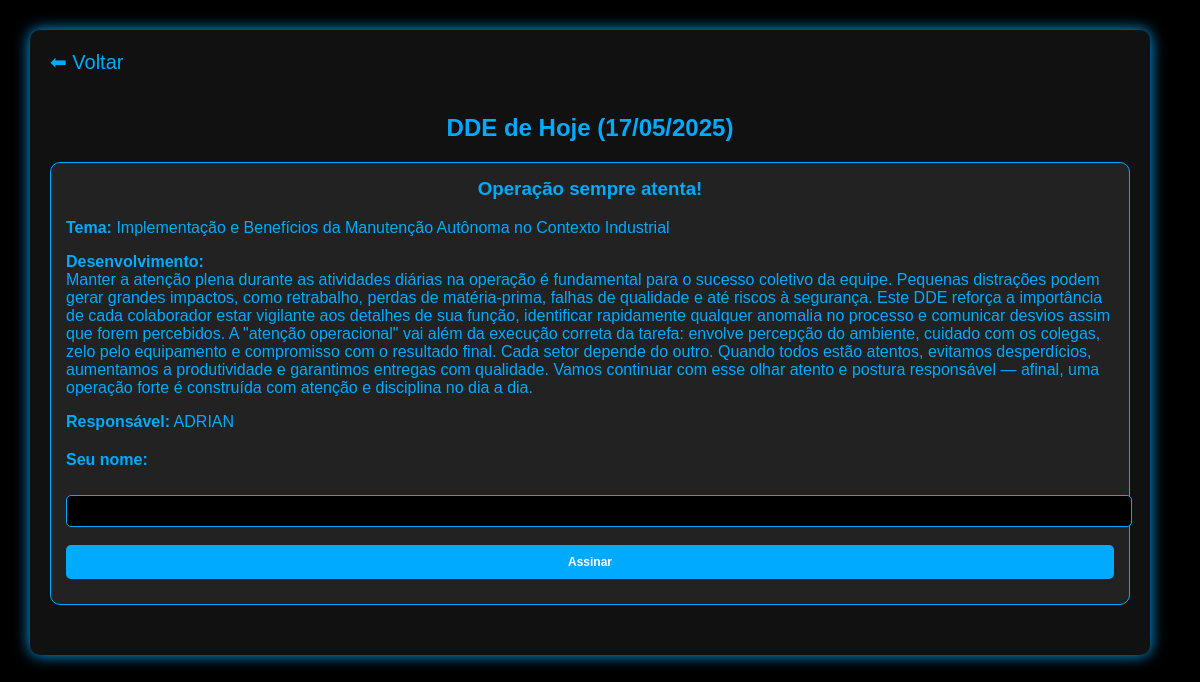
Page /pages/dde_hoje.php on the committed database.
### tables this page shows
CREATE TABLE `tab_dde` (
  `ID_DDE` int NOT NULL AUTO_INCREMENT,
  `DDE_TITULO` varchar(255) NOT NULL,
  `DDE_TEMA` varchar(255) NOT NULL,
  `DDE_DESENVOLVIMENTO` text NOT NULL,
  `DDE_DATA` date NOT NULL,
  `DDE_RESPONSAVEL` varchar(100) NOT NULL,
  PRIMARY KEY (`ID_DDE`)
);

### pages/dde_hoje.php (the view, shortened to what this page needs)
<?php
include('../php/conexao.php');
$dataAtual = date('Y-m-d');
$sql = "SELECT * FROM TAB_DDE WHERE DDE_DATA = '$dataAtual'";
$result = mysqli_query($conn, $sql);
?>
<!DOCTYPE html>
<html lang="pt-br">
<head>
    <link rel="stylesheet" href="../css/style.css">
</head>
<body>
<div class="container">
    <a href="javascript:history.back()" class="voltar-link">⬅ Voltar</a>
    <h2>DDE de Hoje (<?php echo date('d/m/Y'); ?>)</h2>
    <?php
    if (mysqli_num_rows($result) > 0) {
        while ($dde = mysqli_fetch_assoc($result)) {
            echo "<div class='dde-item'>";
            echo "<h3><strong>" . htmlspecialchars($dde['DDE_TITULO']) . "</strong></h3>";
            echo "<p><strong>Tema:</strong> " . htmlspecialchars($dde['DDE_TEMA']) . "</p>";
            echo "<p><strong>Desenvolvimento:</strong><br>" . nl2br(htmlspecialchars($dde['DDE_DESENVOLVIMENTO'])) . "</p>";
            echo "<p><strong>Responsável:</strong> " . htmlspecialchars($dde['DDE_RESPONSAVEL']) . "</p>";
            $usuario_logado = isset($_SESSION['nome']) ? $_SESSION['nome'] : '';
            echo "<form method='POST'>";
            echo "<label for='assinante_nome'><strong>Seu nome:</strong></label><br>";
            echo "<input type='text' name='assinante_nome' value='" . htmlspecialchars($usuario_logado) . "' required>";
            echo "<button type='submit'>Assinar</button>";
            echo "</form>";
            echo "</div>";
        }
    } else {
        echo "<p>Nenhum DDE cadastrado para hoje.</p>";
    }
    ?>
</div>
</body>
</html>

### css/style.css (style rules this page uses)
body { font-family: 'Arial', sans-serif; background-color: #000; color: #00aaff; margin: 0; padding: 0; }
.container, .login-container { width: 90%; max-width: 100%; margin: 20px auto; background: #111; padding: 30px; border-radius: 10px; box-shadow: 0 0 15px #00aaff; }
h2, h3 { text-align: center; color: #00aaff; }
form { display: flex; flex-direction: column; }
input, button, select { margin: 10px 0; padding: 10px; border: none; font-size: 12px; border-radius: 5px; }
input, select { background: #222; font-size: 12px; color: #fff; }
button { background: #00aaff; color: #000; font-weight: bold; cursor: pointer; }

### pages/dde_hoje.php (style rules this page uses)
.container { margin: 30px; font-family: Arial, sans-serif; color: #00aaff; background-color: #111; padding: 20px; border-radius: 10px; }
h2 { margin-bottom: 20px; }
.dde-item { border: 1px solid #00aaff; padding: 15px; margin-bottom: 30px; border-radius: 10px; background: #222; }
.dde-item h3 { margin-top: 0; }
form { margin-top: 20px; }
input[type="text"] { width: 100%; padding: 8px; margin: 8px 0; border-radius: 5px; border: 1px solid #00aaff; background-color: #000; color: #fff; font-weight: bold; }
button { padding: 10px 15px; background-color: #00aaff; color: white; border: none; border-radius: 5px; }
a.voltar-link { text-decoration: none; font-size: 20px; color: #00aaff; margin-bottom: 20px; display: inline-block; }

### rows in the picture
tab_dde: DDE_TITULO "Operação sempre atenta!", DDE_TEMA "Implementação e Benefícios da Manutenção Autônoma no Contexto Industrial", DDE_DESENVOLVIMENTO "Manter a atenção plena durante as atividades diárias na operação é fundamental para o sucesso coletivo da equipe. Pequenas distrações podem gerar grandes impactos, como retrabalho, perdas de matéria-prima, falhas de qualidade e até riscos à segurança. Este DDE reforça a importância de cada colaborador estar vigilante aos detalhes de sua função, identificar rapidamente qualquer anomalia no processo e comunicar desvios assim que forem percebidos. A \"atenção operacional\" vai além da execução correta da tarefa: envolve percepção do ambiente, cuidado com os colegas, zelo pelo equipamento e compromisso com o resultado final. Cada setor depende do outro. Quando todos estão atentos, evitamos…", DDE_RESPONSAVEL "ADRIAN"
